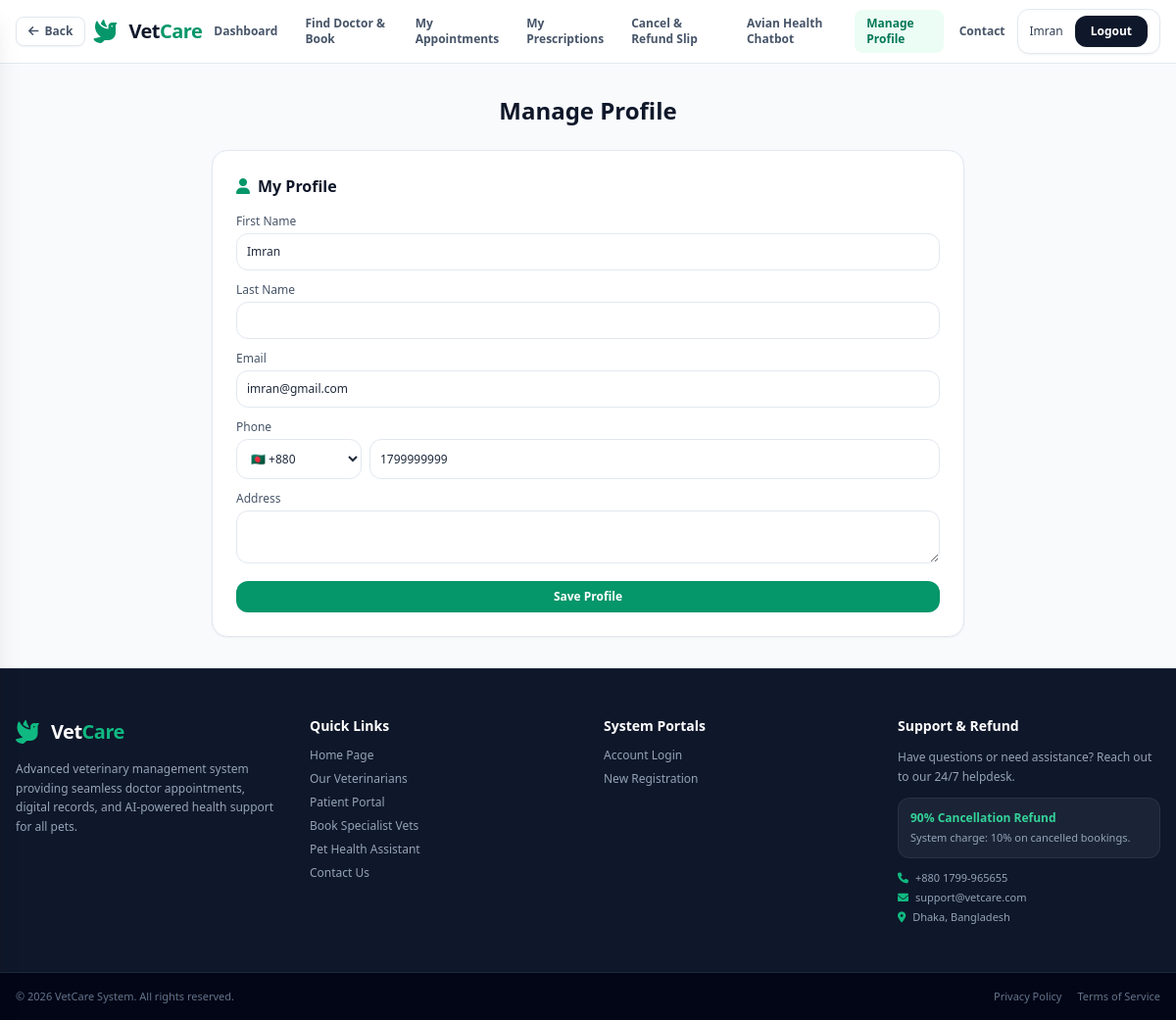
The app's page /manage-profile/ (signed in) with its own data.
### accounts/models.py (models this page shows, shortened)
class User(AbstractUser):
    ROLE_CHOICES = (
        ('PATIENT', 'Patient'),
        ('DOCTOR', 'Doctor'),
        ('ADMIN', 'Admin'),
    )
    role = models.CharField(max_length=20, choices=ROLE_CHOICES, default='PATIENT')
    phone = models.CharField(max_length=20, blank=True, null=True)
    country_code = models.CharField(max_length=5, default='+880', blank=True)
    address = models.TextField(blank=True)
    created_at = models.DateTimeField(auto_now_add=True)

### patient/views.py (the view)
# urls.py: path('manage-profile/', views.manage_profile, name='manage_profile'),
@login_required
def manage_profile(request):
    if request.user.role != 'PATIENT':
        return render(request, '403.html', status=403)
    try:
        patient = request.user.patient_profile
    except Patient.DoesNotExist:
        patient = Patient.objects.create(user=request.user)
    phone_display = ''
    if request.user.phone:
        cc = request.user.country_code or '+880'
        phone_display = request.user.phone[len(cc):] if request.user.phone.startswith(cc) else request.user.phone
    context = {
        'patient': patient,
        'phone_display': phone_display,
    }
    return render(request, 'manage_profile.html', context)

### vetcure/templates/manage_profile.html (shortened to what this page needs)
{% extends 'base.html' %}
{% block content %}
<div class="flex-grow flex items-center justify-center px-4 py-8">
    <div class="w-full max-w-3xl">
        <h1 class="text-2xl font-bold text-slate-900 mb-6 text-center">Manage Profile</h1>
        <div class="bg-white p-6 rounded-2xl border border-slate-200 shadow-sm space-y-4">
            <h2 class="font-bold text-slate-900 flex items-center gap-2">
                <i class="fa-solid fa-user text-emerald-600"></i> My Profile
            </h2>
            <form method="post" action="{% url 'update_patient_profile' %}" class="space-y-3">
                <div>
                    <label class="block text-slate-600 mb-1 text-xs">First Name</label>
                    <input type="text" name="first_name" value="{{ user.first_name }}" class="w-full border border-slate-200 rounded-xl p-2.5 outline-none focus:ring-1 focus:ring-emerald-500 text-xs" required>
                </div>
                <div>
                    <label class="block text-slate-600 mb-1 text-xs">Last Name</label>
                    <input type="text" name="last_name" value="{{ user.last_name }}" class="w-full border border-slate-200 rounded-xl p-2.5 outline-none focus:ring-1 focus:ring-emerald-500 text-xs">
                </div>
                <div>
                    <label class="block text-slate-600 mb-1 text-xs">Email</label>
                    <input type="email" name="email" value="{{ user.email }}" class="w-full border border-slate-200 rounded-xl p-2.5 outline-none focus:ring-1 focus:ring-emerald-500 text-xs" required>
                </div>
                <div>
                    <label class="block text-slate-600 mb-1 text-xs">Phone</label>
                    <div class="flex gap-2">
                        <select name="country_code" class="w-32 border border-slate-200 rounded-xl p-2.5 outline-none focus:ring-1 focus:ring-emerald-500 text-xs bg-white">
                            <option value="+880" {% if user.country_code == '+880' or not user.country_code %}selected{% endif %}>🇧🇩 +880</option>
                        </select>
                        <input type="tel" name="phone" value="{{ phone_display|default:'' }}" pattern="[0-9]+" inputmode="numeric" placeholder="1XXX-XXXXXX" class="flex-1 border border-slate-200 rounded-xl p-2.5 outline-none focus:ring-1 focus:ring-emerald-500 text-xs">
                    </div>
                </div>
                <div>
                    <label class="block text-slate-600 mb-1 text-xs">Address</label>
                    <textarea name="address" rows="2" class="w-full border border-slate-200 rounded-xl p-2.5 outline-none focus:ring-1 focus:ring-emerald-500 text-xs">{{ user.address }}</textarea>
                </div>
                <button type="submit" class="w-full bg-emerald-600 hover:bg-emerald-700 text-white font-semibold py-2 rounded-xl text-xs">Save Profile</button>
            </form>
        </div>
    </div>
</div>
{% endblock %}

### vetcure/templates/base.html (shortened to what this page needs)
<!DOCTYPE html>
<html lang="en">
<head>
    <script src="https://cdn.tailwindcss.com"></script>
    <link rel="stylesheet" href="https://cdnjs.cloudflare.com/ajax/libs/font-awesome/6.0.0/css/all.min.css">
</head>
<body class="bg-slate-50 text-slate-800 flex flex-col min-h-screen font-sans">
    <header class="no-print-header bg-white border-b border-slate-200 sticky top-0 z-30">
        <div class="max-w-7xl mx-auto px-4 h-16 flex items-center justify-between">
            <div class="flex items-center gap-2">
                {% if request.path != '/' %}
                <button onclick="history.back()" class="flex items-center gap-1.5 px-3 py-1.5 bg-white border border-slate-200 rounded-lg text-xs font-semibold text-slate-600 hover:text-emerald-600 hover:border-emerald-400 hover:bg-emerald-50 transition shadow-sm" title="Go back">
                    <i class="fa-solid fa-arrow-left text-xs"></i> Back
                </button>
                {% endif %}
                <a href="{% url 'home' %}" class="flex items-center gap-3">
                    <i class="fa-solid fa-dove text-2xl text-emerald-600"></i>
                    <span class="text-xl font-bold text-slate-900 tracking-tight">Vet<span class="text-emerald-600">Care</span></span>
                </a>
            </div>
            <nav class="hidden md:flex items-center gap-1 font-bold text-xs text-slate-600">
                {% if user.is_authenticated %}
                    {% if user.role == 'PATIENT' %}
                        <a href="{% url 'patient_dashboard' %}" class="nav-link px-3 py-1.5 rounded-lg {% if request.resolver_match.url_name == 'patient_dashboard' %}bg-emerald-50 text-emerald-700{% else %}hover:bg-slate-50 hover:text-emerald-600 transition{% endif %}">Dashboard</a>
                        <a href="{% url 'booking_doctors' %}" class="nav-link px-3 py-1.5 rounded-lg {% if request.resolver_match.url_name == 'booking_doctors' %}bg-emerald-50 text-emerald-700{% else %}hover:bg-slate-50 hover:text-emerald-600 transition{% endif %}">Find Doctor & Book</a>
                        <a href="{% url 'my_appointments' %}" class="nav-link px-3 py-1.5 rounded-lg {% if request.resolver_match.url_name == 'my_appointments' %}bg-emerald-50 text-emerald-700{% else %}hover:bg-slate-50 hover:text-emerald-600 transition{% endif %}">My Appointments</a>
                        <a href="{% url 'my_prescriptions' %}" class="nav-link px-3 py-1.5 rounded-lg {% if request.resolver_match.url_name == 'my_prescriptions' %}bg-emerald-50 text-emerald-700{% else %}hover:bg-slate-50 hover:text-emerald-600 transition{% endif %}">My Prescriptions</a>
                        <a href="{% url 'cancel_refund_list' %}" class="nav-link px-3 py-1.5 rounded-lg {% if request.resolver_match.url_name == 'cancel_refund_list' %}bg-emerald-50 text-emerald-700{% else %}hover:bg-slate-50 hover:text-emerald-600 transition{% endif %}">Cancel & Refund Slip</a>
                        <a href="{% url 'chatbot' %}" class="nav-link px-3 py-1.5 rounded-lg {% if request.resolver_match.url_name == 'chatbot' %}bg-emerald-50 text-emerald-700{% else %}hover:bg-slate-50 hover:text-emerald-600 transition{% endif %}">Avian Health Chatbot</a>
                        <a href="{% url 'manage_profile' %}" class="nav-link px-3 py-1.5 rounded-lg {% if request.resolver_match.url_name == 'manage_profile' %}bg-emerald-50 text-emerald-700{% else %}hover:bg-slate-50 hover:text-emerald-600 transition{% endif %}">Manage Profile</a>
                        <a href="{% url 'contact' %}" class="nav-link px-3 py-1.5 rounded-lg {% if request.resolver_match.url_name == 'contact' %}bg-emerald-50 text-emerald-700{% else %}hover:bg-slate-50 hover:text-emerald-600 transition{% endif %}">Contact</a>
                    {% endif %}
                {% endif %}
            </nav>
                <div class="flex items-center gap-3">
                {% if user.is_authenticated %}
                    <div class="flex items-center gap-3 bg-white border border-slate-200 rounded-xl px-3 py-1.5 shadow-sm">
                        <span class="text-xs font-medium text-slate-700">
                            {{ user.get_full_name|default:user.username }}
                        </span>
                        <form method="post" action="{% url 'logout' %}" class="inline">
                            <button type="submit" class="text-xs font-semibold bg-slate-900 hover:bg-slate-800 text-white px-4 py-2 rounded-xl transition shadow-sm">
                                Logout
                            </button>
                        </form>
                    </div>
                {% else %}
                    <a href="{% url 'login' %}" class="text-xs font-semibold text-slate-600 hover:text-emerald-600 transition px-3 py-2">Login</a>
                    <a href="{% url 'register' %}" class="text-xs font-semibold bg-emerald-600 hover:bg-emerald-700 text-white px-4 py-2 rounded-xl transition shadow-sm">Register</a>
                {% endif %}
                </div>
        </div>
    </header>
    <main class="flex-grow">
        {% block content %}{% endblock %}
    </main>
    {% block footer %}
    <footer class="no-print-footer bg-slate-900 text-slate-400 text-xs border-t border-slate-800 mt-auto">
        <div class="max-w-7xl mx-auto px-4 py-12 grid grid-cols-1 md:grid-cols-4 gap-8">
            <div class="space-y-3">
                <div class="flex items-center gap-3">
                    <i class="fa-solid fa-dove text-2xl text-emerald-500"></i>
                    <span class="text-xl font-bold text-white tracking-tight">Vet<span class="text-emerald-500">Care</span></span>
                </div>
                <p class="text-slate-400 leading-relaxed">Advanced veterinary management system providing seamless doctor appointments, digital records, and AI-powered health support for all pets.</p>
            </div>
            <div class="space-y-3">
                <h4 class="text-sm font-semibold text-white">Quick Links</h4>
                <ul class="space-y-2">
                    <li><a href="{% url 'home' %}" class="hover:text-emerald-400 transition">Home Page</a></li>
                    <li><a href="{% url 'home' %}#veterinarians" class="hover:text-emerald-400 transition">Our Veterinarians</a></li>
                    {% if user.is_authenticated and user.role == 'PATIENT' %}
                        <li><a href="{% url 'patient_dashboard' %}" class="hover:text-emerald-400 transition">Patient Portal</a></li>
                        <li><a href="{% url 'booking_doctors' %}" class="hover:text-emerald-400 transition">Book Specialist Vets</a></li>
                    {% endif %}
                    <li><a href="{% url 'chatbot' %}" class="hover:text-emerald-400 transition">Pet Health Assistant</a></li>
                    <li><a href="{% url 'contact' %}" class="hover:text-emerald-400 transition">Contact Us</a></li>
                </ul>
            </div>
            <div class="space-y-3">
                <h4 class="text-sm font-semibold text-white">System Portals</h4>
                <ul class="space-y-2">
                    <li><a href="{% url 'login' %}" class="hover:text-emerald-400 transition">Account Login</a></li>
                    <li><a href="{% url 'register' %}" class="hover:text-emerald-400 transition">New Registration</a></li>
                </ul>
            </div>
            <div class="space-y-3">
                <h4 class="text-sm font-semibold text-white">Support & Refund</h4>
                <p class="text-slate-400 leading-relaxed">Have questions or need assistance? Reach out to our 24/7 helpdesk.</p>
                <div class="bg-slate-800/80 p-3 rounded-xl border border-slate-700/50 space-y-1">
                    <span class="text-emerald-400 font-bold block">90% Cancellation Refund</span>
                    <p class="text-[11px] text-slate-400">System charge: 10% on cancelled bookings.</p>
                </div>
                <div class="space-y-1 text-[11px] text-slate-400">
                    <p><i class="fa-solid fa-phone text-emerald-500 mr-1"></i> +880 1799-965655</p>
                    <p><i class="fa-solid fa-envelope text-emerald-500 mr-1"></i> support@vetcare.com</p>
                    <p><i class="fa-solid fa-location-dot text-emerald-500 mr-1"></i> Dhaka, Bangladesh</p>
                </div>
            </div>
        </div>
        <div class="border-t border-slate-800 bg-slate-950 py-4">
            <div class="max-w-7xl mx-auto px-4 flex flex-col sm:flex-row justify-between items-center gap-2 text-slate-500 text-[11px]">
                <p>&copy; 2026 VetCare System. All rights reserved.</p>
                <div class="flex gap-4">
                    <a href="{% url 'privacy_policy' %}" class="hover:text-slate-400 transition">Privacy Policy</a>
                    <a href="{% url 'terms_of_service' %}" class="hover:text-slate-400 transition">Terms of Service</a>
                </div>
            </div>
        </div>
    </footer>
    {% endblock %}
</body>
</html>

### vetcure/templates/base.html (style rules this page uses)
.nav-link { transition: all 0.2s ease; }

### records on screen
User: get_full_name "Imran", first_name "Imran", email "imran@gmail.com", country_code "🇧🇩 +880"
